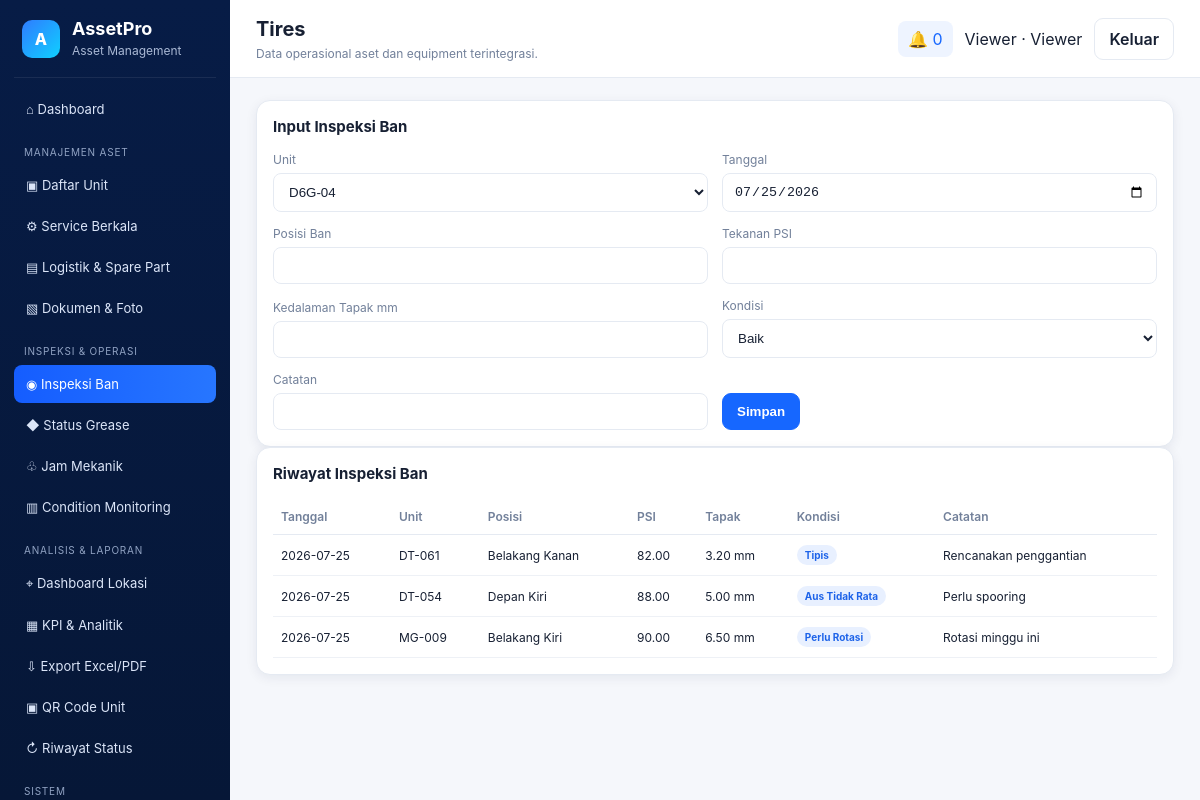
Page /dashboard.php?page=tires (signed in) on the committed database.
### tables this page shows
CREATE TABLE tire_inspections(id INT AUTO_INCREMENT PRIMARY KEY,unit_id INT NOT NULL,inspection_date DATE NOT NULL,tire_position VARCHAR(80) NOT NULL,pressure_psi DECIMAL(6,2),tread_depth_mm DECIMAL(6,2),condition_status VARCHAR(50),notes VARCHAR(255),created_at TIMESTAMP DEFAULT CURRENT_TIMESTAMP,FOREIGN KEY(unit_id) REFERENCES units(id) ON DELETE CASCADE);

CREATE TABLE units(id INT AUTO_INCREMENT PRIMARY KEY,unit_code VARCHAR(40) UNIQUE NOT NULL,unit_name VARCHAR(120) NOT NULL,category VARCHAR(80) NOT NULL,brand VARCHAR(80),model VARCHAR(80),serial_number VARCHAR(100),location VARCHAR(120),meter_type ENUM('HM','KM') DEFAULT 'HM',current_meter DECIMAL(12,2) DEFAULT 0,operational_status ENUM('Ready for Use','Breakdown','Downtime','Maintenance') DEFAULT 'Ready for Use',created_at TIMESTAMP DEFAULT CURRENT_TIMESTAMP,updated_at TIMESTAMP DEFAULT CURRENT_TIMESTAMP ON UPDATE CURRENT_TIMESTAMP);

### app/helpers.php (called while the page is built, shortened)
<?php
function e(?string $value): string { return htmlspecialchars($value ?? '', ENT_QUOTES, 'UTF-8'); }
function status_class(string $status): string { $s=strtolower($status); return 'st-blue'; }

### pages/tires.php (the view)
<?php $rows=$pdo->query('SELECT t.*,u.unit_code FROM tire_inspections t JOIN units u ON u.id=t.unit_id ORDER BY inspection_date DESC')->fetchAll();$units=$pdo->query('SELECT id,unit_code FROM units ORDER BY unit_code')->fetchAll();?>
<div class="card panel"><h3>Input Inspeksi Ban</h3><form class="form-grid compact" method="post" action="actions/save_tire.php"><input type="hidden" name="_csrf" value="<?=csrf_token()?>"><label>Unit<select name="unit_id"><?php foreach($units as $u):?><option value="<?=$u['id']?>"><?=e($u['unit_code'])?></option><?php endforeach;?></select></label><label>Tanggal<input type="date" name="inspection_date" value="<?=date('Y-m-d')?>"></label><label>Posisi Ban<input name="tire_position" required></label><label>Tekanan PSI<input type="number" step="0.1" name="pressure_psi"></label><label>Kedalaman Tapak mm<input type="number" step="0.1" name="tread_depth_mm"></label><label>Kondisi<select name="condition_status"><?php foreach(['Baik','Perlu Rotasi','Aus Tidak Rata','Tipis','Harus Diganti'] as $s):?><option><?=$s?></option><?php endforeach;?></select></label><label>Catatan<input name="notes"></label><div><button class="btn primary">Simpan</button></div></form></div>
<div class="card panel"><h3>Riwayat Inspeksi Ban</h3><table><thead><tr><th>Tanggal</th><th>Unit</th><th>Posisi</th><th>PSI</th><th>Tapak</th><th>Kondisi</th><th>Catatan</th></tr></thead><tbody><?php foreach($rows as $r):?><tr><td><?=e($r['inspection_date'])?></td><td><?=e($r['unit_code'])?></td><td><?=e($r['tire_position'])?></td><td><?=e((string)$r['pressure_psi'])?></td><td><?=e((string)$r['tread_depth_mm'])?> mm</td><td><span class="status <?=status_class($r['condition_status'])?>"><?=e($r['condition_status'])?></span></td><td><?=e($r['notes'])?></td></tr><?php endforeach;?></tbody></table></div>

### assets/css/app.css (style rules this page uses)
:root { --navy:#071c46;--blue:#1667ff;--green:#20b26b;--orange:#ff9b21;--red:#ef4444;--purple:#6d5dfc;--text:#172033;--muted:#72809a;--line:#e5eaf2;--bg:#f5f7fb;--card:#fff;--shadow:0 3px 12px rgba(20,35,70,.07);--radius:14px }
* { box-sizing:border-box }
body { margin:0;font-family:Inter,Segoe UI,Arial,sans-serif;background:var(--bg);color:var(--text) }
.card { background:var(--card);border:1px solid var(--line);border-radius:var(--radius);box-shadow:var(--shadow) }
.panel { padding:16px;overflow:auto }
.panel h3 { margin:0 0 16px;font-size:15px }
.btn { border:1px solid var(--line);background:#fff;color:var(--text);border-radius:9px;padding:10px 14px;cursor:pointer;font-weight:600 }
.btn.primary { background:var(--blue);color:#fff;border-color:var(--blue) }
table { width:100%;border-collapse:collapse;font-size:12px }
th { text-align:left;color:var(--muted);font-weight:600;padding:10px 8px;border-bottom:1px solid var(--line) }
td { padding:10px 8px;border-bottom:1px solid #eef1f6 }
.status { display:inline-block;padding:4px 8px;border-radius:999px;font-size:10px;font-weight:700 }
.st-blue { background:#e8f0ff;color:#1d63e9 }
.form-grid { display:grid;grid-template-columns:repeat(2,minmax(0,1fr));gap:14px }
.form-grid.compact { grid-template-columns:repeat(4,minmax(0,1fr));align-items:end }
.form-grid label { display:flex;flex-direction:column;gap:6px;font-size:12px;color:var(--muted) }
input,select,textarea { width:100%;padding:10px 11px;border:1px solid var(--line);border-radius:8px;background:#fff;color:var(--text) }
@media (max-width:1200px) { .form-grid.compact { grid-template-columns:repeat(2,1fr) } }

### rows in the picture
tire_inspections: inspection_date "2026-07-25", unit.unit_code "DT-061", tire_position "Belakang Kanan", pressure_psi "82.00", tread_depth_mm "3.20", condition_status "Tipis", notes "Rencanakan penggantian"
tire_inspections: inspection_date "2026-07-25", unit.unit_code "DT-054", tire_position "Depan Kiri", pressure_psi "88.00", tread_depth_mm "5.00", condition_status "Aus Tidak Rata", notes "Perlu spooring"
tire_inspections: inspection_date "2026-07-25", unit.unit_code "MG-009", tire_position "Belakang Kiri", pressure_psi "90.00", tread_depth_mm "6.50", condition_status "Perlu Rotasi", notes "Rotasi minggu ini"

### other values in the picture
str_replace('-',' ',$page==='home'?'Dashboard Asset Manager':$page) "Tires"
$unread "0"
current_user()['name'] "Viewer"
role_label(current_role()) "Viewer"
form field unit_id "D6G-04"
form field condition_status "Baik"
